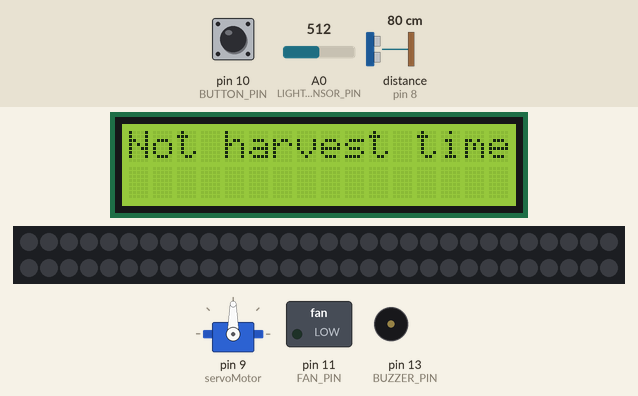
Recording of a sketch running on a simulated Arduino Uno, built with avr-gcc and run on an emulated ATmega328P. Shown: 16×2 character LCD, servo, 60 RGB LEDs in strip order, left to right, continuing on the next row, switched loads named in the sketch (green lamp = pin HIGH), buzzer (waves = sounding, pin HIGH). Wiring (inferred from the names in the program): ultrasonic range finder: trigger pin 7; echo pin 8. The test bench sets the inputs (shaded band); at power-on: distance to the obstacle (sensor on pin 8) 80 cm, A0 (LIGHT_SENSOR_PIN) = 512, pin 10 (BUTTON_PIN) HIGH. The echo pulse lasts 58.3 µs per cm; dim RGB values are drawn brighter than linear; pins used as bus, display or sensor lines are not drawn; what the sketch prints to the serial monitor is not drawn.

Above: at 1.2 s.
1.3 s: distance to the obstacle (sensor on pin 8) set to 2 cm
4.3 s: A0 (LIGHT_SENSOR_PIN) set to 90
At 6.7 s:
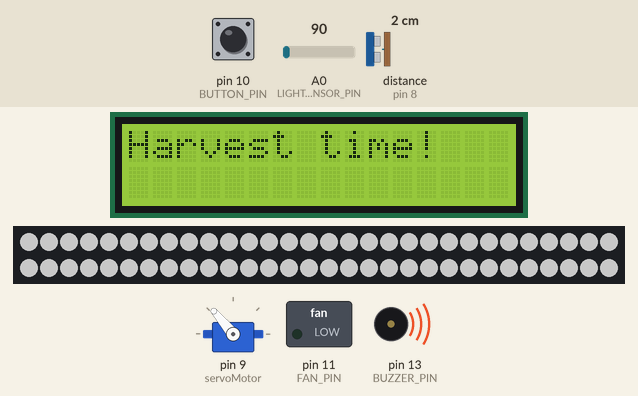
7.3 s: A0 (LIGHT_SENSOR_PIN) set to 110
At 9.8 s:
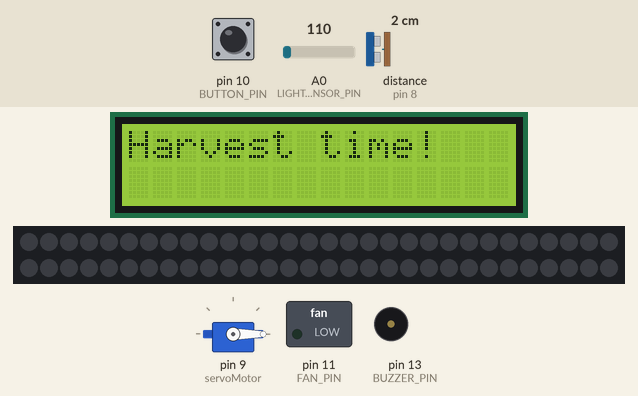
10.3 s: pin 10 (BUTTON_PIN) pulled LOW for 0.15 s
At 12.1 s:
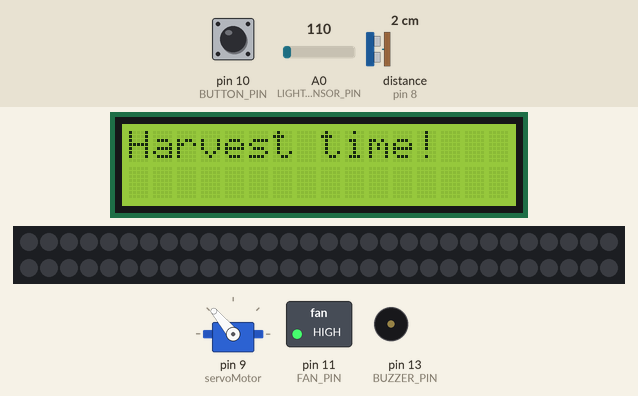
13.0 s: distance to the obstacle (sensor on pin 8) set to 6 cm
At 14.2 s:
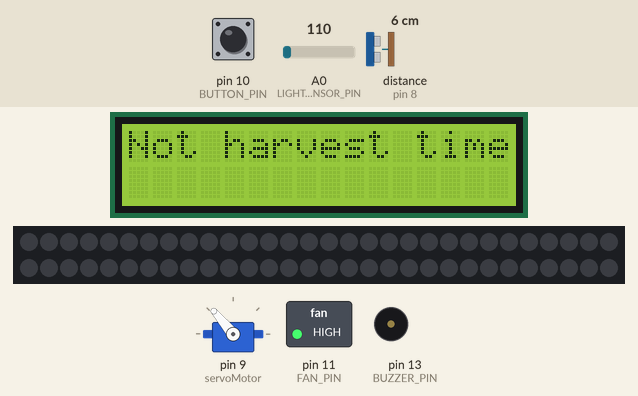
14.5 s: distance to the obstacle (sensor on pin 8) set to 4 cm
At 20.8 s:
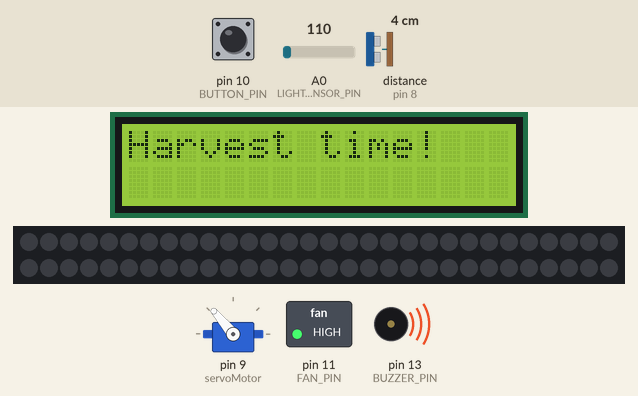
Timing chart, 0 to 21.1 s (numbered marks = the images above; inputs shaded):
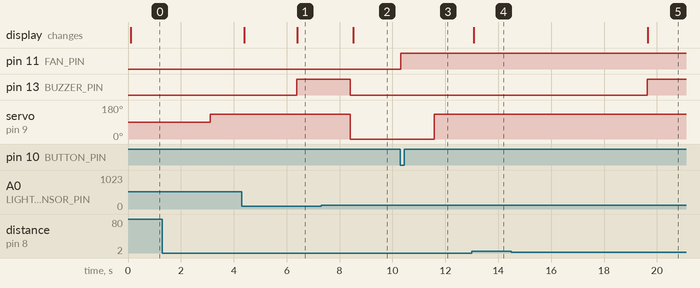

The sketch:

ceiling.ino
```cpp
#include <Wire.h>
#include <LiquidCrystal_I2C.h>
#include <Servo.h> // 서보 모터 라이브러리 추가
#include <Adafruit_NeoPixel.h>

// LCD 설정 (주소 0x27, 16x2 크기)
LiquidCrystal_I2C lcd(0x27, 16, 2);
Servo servoMotor; // 서보 모터 객체 생성

#define TRIG_PIN 7
#define ECHO_PIN 8
#define BUZZER_PIN 13
#define LIGHT_SENSOR_PIN A0
#define LED_PIN 6
#define LED_COUNT 60
#define BRIGHTNESS 50
#define FAN_PIN 11
#define BUTTON_PIN 10

long duration; // 초음파 센서의 펄스 지속 시간
int distance; // 물체와의 거리
unsigned long startMillis; // 수확 시점 타이머 시작 시간
const unsigned long interval = 5000; // 5초 (수확 시간 판별)
const unsigned long lightCheckInterval = 3000; // 3초 (조도 센서 판별)
bool isHarvestTime = false; // 수확 시간 여부 플래그
bool buzzerActive = false; // 버저 활성화 상태 플래그
String currentMessage = ""; // LCD에 표시할 현재 메시지
bool lightBelowThreshold = false; // 조도 센서 기준치 이하 여부 플래그
unsigned long lightStartMillis; // 조도 센서 타이머 시작 시간

bool fanState = false; // 팬 모터 상태 (false: 꺼짐, true: 켜짐)
bool lastButtonState = LOW; // 마지막 버튼 상태

Adafruit_NeoPixel strip(LED_COUNT, LED_PIN, NEO_GRBW + NEO_KHZ800);

void setup() {
  pinMode(TRIG_PIN, OUTPUT); // 트리거 핀을 출력으로 설정
  pinMode(ECHO_PIN, INPUT); // 에코 핀을 입력으로 설정
  pinMode(BUZZER_PIN, OUTPUT); // 버저 핀을 출력으로 설정
  pinMode(FAN_PIN, OUTPUT); // 팬 모터 핀을 출력으로 설정
  pinMode(BUTTON_PIN, INPUT_PULLUP); // 버튼 핀을 입력 풀업으로 설정

  lcd.init(); // LCD 초기화
  lcd.backlight(); // LCD 백라이트 켬
  lcd.setCursor(0, 0); // 커서를 첫 줄 첫 칸에 설정
  lcd.print("Initializing..."); // 초기화 메시지 출력

  servoMotor.attach(9); // 서보 모터를 아두이노 9번 핀에 연결

  strip.begin();                    // 네오픽셀 초기화(필수)
  strip.setBrightness(BRIGHTNESS);  // 네오픽셀 밝기 설정 *RGBW만
  strip.show();

  Serial.begin(9600); // 시리얼 통신 시작
}

void loop() {
  // 초음파 센서를 사용하여 거리 측정
  digitalWrite(TRIG_PIN, LOW);
  delayMicroseconds(2);
  digitalWrite(TRIG_PIN, HIGH);
  delayMicroseconds(10);
  digitalWrite(TRIG_PIN, LOW);

  // 초음파 신호의 왕복 시간을 계산
  duration = pulseIn(ECHO_PIN, HIGH);
  // 거리를 cm 단위로 변환
  distance = (duration / 2) * 0.0343;

  // 조도 센서 값을 읽음
  int lightLevel = analogRead(LIGHT_SENSOR_PIN);

  // 거리와 조도 센서 값을 시리얼 모니터에 출력
  Serial.print("Distance: ");
  Serial.print(distance);
  Serial.print(" cm, Light Level: ");
  Serial.println(lightLevel);

  // 수확 시간 여부 확인
  if (distance <= 4) {
    if (!isHarvestTime) {
      // 수확 시간 시작 타이머 초기화
      startMillis = millis();
      isHarvestTime = true;
      buzzerActive = false;
    }

    // 수확 시간이 5초 이상 지속되면 버저를 울림
    if (!buzzerActive && millis() - startMillis >= interval) {
      digitalWrite(BUZZER_PIN, HIGH);
      buzzerActive = true;
      displayMessage("Harvest time!");
      delay(2000); // 2초 동안 버저를 울림
      digitalWrite(BUZZER_PIN, LOW);
    }
  } else {
    isHarvestTime = false;
    buzzerActive = false;
    displayMessage("Not harvest time!");
  }

  // 조도 센서 값이 100보다 크면 LED 끄기
  if (lightLevel > 100) {
    digitalWrite(LED_PIN, LOW); // LED 끔
    if (!lightBelowThreshold) {
      // 조도 센서 기준치 초과 시간 기록 시작
      lightStartMillis = millis();
      lightBelowThreshold = true;
    }

    // 조도 센서 기준치 초과 시간이 3초 이상 지속되면
    if (millis() - lightStartMillis >= lightCheckInterval) {
      // 서보 모터를 130도로 회전
      servoMotor.write(130);
    }
  } else {
    digitalWrite(LED_PIN, HIGH); // LED 켬
    if (lightBelowThreshold) {
      // 조도 센서 기준치 이하 시간 기록
      lightStartMillis = millis();
      lightBelowThreshold = false;
    }

    // 조도 센서 기준치 이하 시간이 3초 이상 지속되면
    if (millis() - lightStartMillis >= lightCheckInterval) {
      // 서보 모터를 0도로 회전
      servoMotor.write(0);
    }
  }

  // 네오픽셀 LED 제어
  if (lightLevel > 100) {
    // 네오픽셀 끄기
    for (int i = 0; i < LED_COUNT; i++) {
      strip.setPixelColor(i, 0, 0, 0, 0); // RGBW
    }
    strip.show();
  } else {
    // 네오픽셀 켜기 (흰색)
    for (int i = 0; i < LED_COUNT; i++) {
      strip.setPixelColor(i, 255, 255, 255, 255); // RGBW
    }
    strip.show();
  }

  // 버튼 상태 읽기
  bool buttonState = digitalRead(BUTTON_PIN);

  // 버튼이 눌렸을 때 (상태가 LOW에서 HIGH로 변경될 때)
  if (buttonState == LOW && lastButtonState == HIGH) {
    fanState = !fanState; // 팬 모터 상태를 토글
    digitalWrite(FAN_PIN, fanState ? HIGH : LOW); // 팬 모터 상태 변경
    Serial.print("Fan State: ");
    Serial.println(fanState ? "ON" : "OFF");
  }

  lastButtonState = buttonState; // 마지막 버튼 상태 업데이트

  delay(100); // 100ms 딜레이
}

void displayMessage(String message) {
  // 메시지가 변경될 때만 LCD 업데이트
  if (currentMessage != message) {
    Serial.print("Updating LCD: ");
    Serial.println(message);
    lcd.clear(); // LCD 화면 초기화
    lcd.setCursor(0, 0); // 커서를 첫 줄 첫 칸에 설정
    lcd.print(message); // 메시지 출력
    currentMessage = message; // 현재 메시지를 업데이트
  }
}
```

Measured:
- the behaviour switches between 4 and 5 cm on distance to the obstacle (sensor on pin 8) (found by bisection; images 3 and 4)
- after the input at 10.3 s, pin 11 (FAN_PIN): LOW → HIGH at once
- after the input at 13.0 s, the display: changes after 0.08 s (image 4)
- after the input at 14.5 s, pin 13 (BUZZER_PIN): LOW → HIGH after 5.1 s; the display: changes after 5.2 s (image 5)
